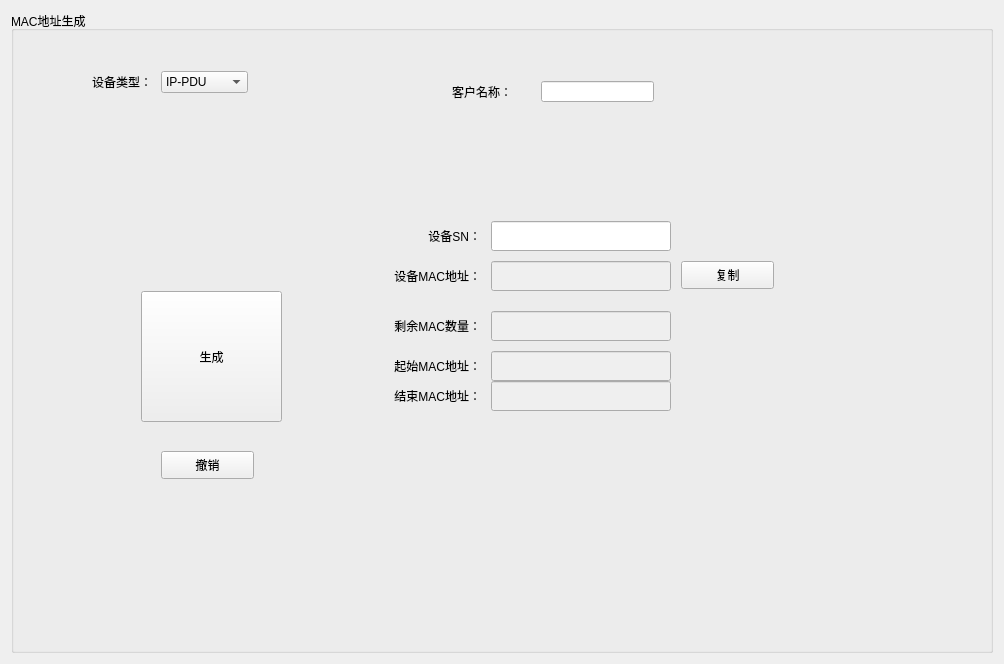
<?xml version="1.0" encoding="UTF-8"?>
<ui version="4.0">
 <class>CreateMacWid</class>
 <widget class="QWidget" name="CreateMacWid">
  <property name="geometry">
   <rect>
    <x>0</x>
    <y>0</y>
    <width>1004</width>
    <height>664</height>
   </rect>
  </property>
  <property name="windowTitle">
   <string>Form</string>
  </property>
  <layout class="QGridLayout" name="gridLayout">
   <item row="0" column="0">
    <widget class="QGroupBox" name="groupBox">
     <property name="title">
      <string>MAC地址生成</string>
     </property>
     <widget class="QLabel" name="label">
      <property name="geometry">
       <rect>
        <x>410</x>
        <y>60</y>
        <width>91</width>
        <height>41</height>
       </rect>
      </property>
      <property name="text">
       <string>客户名称：</string>
      </property>
      <property name="alignment">
       <set>Qt::AlignRight|Qt::AlignTrailing|Qt::AlignVCenter</set>
      </property>
     </widget>
     <widget class="QLabel" name="label_2">
      <property name="geometry">
       <rect>
        <x>350</x>
        <y>210</y>
        <width>120</width>
        <height>30</height>
       </rect>
      </property>
      <property name="text">
       <string>设备SN：</string>
      </property>
      <property name="alignment">
       <set>Qt::AlignRight|Qt::AlignTrailing|Qt::AlignVCenter</set>
      </property>
     </widget>
     <widget class="QComboBox" name="typeBox">
      <property name="geometry">
       <rect>
        <x>150</x>
        <y>60</y>
        <width>87</width>
        <height>22</height>
       </rect>
      </property>
      <item>
       <property name="text">
        <string>IP-PDU</string>
       </property>
      </item>
      <item>
       <property name="text">
        <string>MPDU</string>
       </property>
      </item>
      <item>
       <property name="text">
        <string>RPDU</string>
       </property>
      </item>
      <item>
       <property name="text">
        <string>ZPDU</string>
       </property>
      </item>
      <item>
       <property name="text">
        <string>ATS</string>
       </property>
      </item>
     </widget>
     <widget class="QLabel" name="label_3">
      <property name="geometry">
       <rect>
        <x>50</x>
        <y>50</y>
        <width>91</width>
        <height>41</height>
       </rect>
      </property>
      <property name="text">
       <string>设备类型：</string>
      </property>
      <property name="alignment">
       <set>Qt::AlignRight|Qt::AlignTrailing|Qt::AlignVCenter</set>
      </property>
     </widget>
     <widget class="QLineEdit" name="nameEdit">
      <property name="geometry">
       <rect>
        <x>530</x>
        <y>70</y>
        <width>113</width>
        <height>21</height>
       </rect>
      </property>
     </widget>
     <widget class="QLineEdit" name="snEdit">
      <property name="geometry">
       <rect>
        <x>480</x>
        <y>210</y>
        <width>180</width>
        <height>30</height>
       </rect>
      </property>
     </widget>
     <widget class="QPushButton" name="createBtn">
      <property name="geometry">
       <rect>
        <x>130</x>
        <y>280</y>
        <width>141</width>
        <height>131</height>
       </rect>
      </property>
      <property name="text">
       <string>生成</string>
      </property>
     </widget>
     <widget class="QPushButton" name="revokeBtn">
      <property name="geometry">
       <rect>
        <x>150</x>
        <y>440</y>
        <width>93</width>
        <height>28</height>
       </rect>
      </property>
      <property name="text">
       <string>撤销</string>
      </property>
     </widget>
     <widget class="QLineEdit" name="macEdit">
      <property name="enabled">
       <bool>false</bool>
      </property>
      <property name="geometry">
       <rect>
        <x>480</x>
        <y>250</y>
        <width>180</width>
        <height>30</height>
       </rect>
      </property>
     </widget>
     <widget class="QLabel" name="label_4">
      <property name="geometry">
       <rect>
        <x>350</x>
        <y>250</y>
        <width>120</width>
        <height>30</height>
       </rect>
      </property>
      <property name="text">
       <string>设备MAC地址：</string>
      </property>
      <property name="alignment">
       <set>Qt::AlignRight|Qt::AlignTrailing|Qt::AlignVCenter</set>
      </property>
     </widget>
     <widget class="QPushButton" name="copyBtn">
      <property name="geometry">
       <rect>
        <x>670</x>
        <y>250</y>
        <width>93</width>
        <height>28</height>
       </rect>
      </property>
      <property name="text">
       <string>复制</string>
      </property>
     </widget>
     <widget class="QLineEdit" name="startEdit">
      <property name="enabled">
       <bool>false</bool>
      </property>
      <property name="geometry">
       <rect>
        <x>480</x>
        <y>340</y>
        <width>180</width>
        <height>30</height>
       </rect>
      </property>
     </widget>
     <widget class="QLabel" name="label_5">
      <property name="geometry">
       <rect>
        <x>350</x>
        <y>340</y>
        <width>120</width>
        <height>30</height>
       </rect>
      </property>
      <property name="text">
       <string>起始MAC地址：</string>
      </property>
      <property name="alignment">
       <set>Qt::AlignRight|Qt::AlignTrailing|Qt::AlignVCenter</set>
      </property>
     </widget>
     <widget class="QLineEdit" name="endEdit">
      <property name="enabled">
       <bool>false</bool>
      </property>
      <property name="geometry">
       <rect>
        <x>480</x>
        <y>370</y>
        <width>180</width>
        <height>30</height>
       </rect>
      </property>
     </widget>
     <widget class="QLabel" name="label_6">
      <property name="geometry">
       <rect>
        <x>350</x>
        <y>370</y>
        <width>120</width>
        <height>30</height>
       </rect>
      </property>
      <property name="text">
       <string>结束MAC地址：</string>
      </property>
      <property name="alignment">
       <set>Qt::AlignRight|Qt::AlignTrailing|Qt::AlignVCenter</set>
      </property>
     </widget>
     <widget class="QLineEdit" name="countEdit">
      <property name="enabled">
       <bool>false</bool>
      </property>
      <property name="geometry">
       <rect>
        <x>480</x>
        <y>300</y>
        <width>180</width>
        <height>30</height>
       </rect>
      </property>
     </widget>
     <widget class="QLabel" name="label_13">
      <property name="geometry">
       <rect>
        <x>350</x>
        <y>300</y>
        <width>120</width>
        <height>30</height>
       </rect>
      </property>
      <property name="text">
       <string>剩余MAC数量：</string>
      </property>
      <property name="alignment">
       <set>Qt::AlignRight|Qt::AlignTrailing|Qt::AlignVCenter</set>
      </property>
     </widget>
    </widget>
   </item>
  </layout>
 </widget>
 <resources/>
 <connections/>
</ui>
